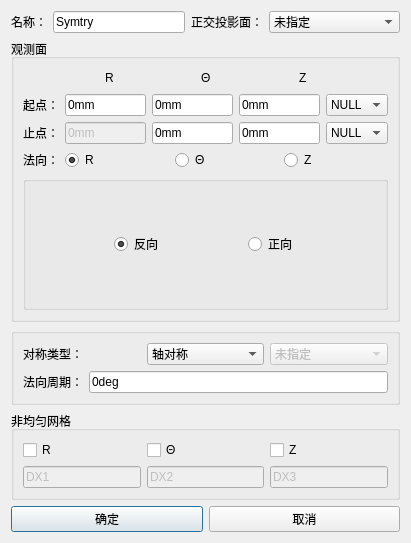
<?xml version="1.0" encoding="UTF-8"?>
<ui version="4.0">
 <class>Dialog_SymDlg</class>
 <widget class="QDialog" name="Dialog_SymDlg">
  <property name="windowModality">
   <enum>Qt::ApplicationModal</enum>
  </property>
  <property name="geometry">
   <rect>
    <x>0</x>
    <y>0</y>
    <width>411</width>
    <height>543</height>
   </rect>
  </property>
  <property name="minimumSize">
   <size>
    <width>0</width>
    <height>0</height>
   </size>
  </property>
  <property name="maximumSize">
   <size>
    <width>100000</width>
    <height>100000</height>
   </size>
  </property>
  <property name="windowTitle">
   <string>对称边界</string>
  </property>
  <layout class="QGridLayout" name="gridLayout">
   <item row="3" column="0">
    <widget class="QGroupBox" name="groupBox">
     <property name="title">
      <string>非均匀网格</string>
     </property>
     <layout class="QGridLayout" name="gridLayout_3">
      <item row="1" column="0">
       <layout class="QHBoxLayout" name="horizontalLayout_7">
        <item>
         <widget class="QLineEdit" name="LineEdit_DX1">
          <property name="enabled">
           <bool>false</bool>
          </property>
          <property name="text">
           <string>DX1</string>
          </property>
         </widget>
        </item>
        <item>
         <widget class="QLineEdit" name="LineEdit_DX2">
          <property name="enabled">
           <bool>false</bool>
          </property>
          <property name="text">
           <string>DX2</string>
          </property>
         </widget>
        </item>
        <item>
         <widget class="QLineEdit" name="LineEdit_DX3">
          <property name="enabled">
           <bool>false</bool>
          </property>
          <property name="text">
           <string>DX3</string>
          </property>
         </widget>
        </item>
       </layout>
      </item>
      <item row="0" column="0">
       <layout class="QHBoxLayout" name="horizontalLayout_6">
        <item>
         <widget class="QCheckBox" name="checkBox_x">
          <property name="text">
           <string>R</string>
          </property>
         </widget>
        </item>
        <item>
         <widget class="QCheckBox" name="checkBox_y">
          <property name="text">
           <string>Θ</string>
          </property>
         </widget>
        </item>
        <item>
         <widget class="QCheckBox" name="checkBox_z">
          <property name="text">
           <string>Z</string>
          </property>
         </widget>
        </item>
       </layout>
      </item>
     </layout>
    </widget>
   </item>
   <item row="0" column="0">
    <layout class="QHBoxLayout" name="horizontalLayout_5">
     <item>
      <widget class="QLabel" name="Label_Name">
       <property name="sizePolicy">
        <sizepolicy hsizetype="Fixed" vsizetype="Fixed">
         <horstretch>0</horstretch>
         <verstretch>0</verstretch>
        </sizepolicy>
       </property>
       <property name="text">
        <string>名称：</string>
       </property>
      </widget>
     </item>
     <item>
      <widget class="QLineEdit" name="LineEdit_Name">
       <property name="sizePolicy">
        <sizepolicy hsizetype="Preferred" vsizetype="Fixed">
         <horstretch>0</horstretch>
         <verstretch>0</verstretch>
        </sizepolicy>
       </property>
       <property name="maximumSize">
        <size>
         <width>16777215</width>
         <height>16777215</height>
        </size>
       </property>
       <property name="text">
        <string>Symtry</string>
       </property>
      </widget>
     </item>
     <item>
      <widget class="QLabel" name="Label_Shadow">
       <property name="sizePolicy">
        <sizepolicy hsizetype="Fixed" vsizetype="Preferred">
         <horstretch>0</horstretch>
         <verstretch>0</verstretch>
        </sizepolicy>
       </property>
       <property name="text">
        <string>正交投影面：</string>
       </property>
      </widget>
     </item>
     <item>
      <widget class="StyledComboBox" name="ComboBox_Shadow">
       <property name="enabled">
        <bool>true</bool>
       </property>
       <property name="sizePolicy">
        <sizepolicy hsizetype="Preferred" vsizetype="Fixed">
         <horstretch>0</horstretch>
         <verstretch>0</verstretch>
        </sizepolicy>
       </property>
       <property name="maximumSize">
        <size>
         <width>30000</width>
         <height>16777215</height>
        </size>
       </property>
       <property name="sizeIncrement">
        <size>
         <width>1</width>
         <height>0</height>
        </size>
       </property>
       <property name="editable">
        <bool>false</bool>
       </property>
       <item>
        <property name="text">
         <string>未指定</string>
        </property>
       </item>
      </widget>
     </item>
    </layout>
   </item>
   <item row="4" column="0">
    <layout class="QHBoxLayout" name="horizontalLayout_10">
     <item>
      <widget class="QPushButton" name="pb_ok">
       <property name="text">
        <string>确定</string>
       </property>
      </widget>
     </item>
     <item>
      <widget class="QPushButton" name="pb_cancel">
       <property name="text">
        <string>取消</string>
       </property>
      </widget>
     </item>
    </layout>
   </item>
   <item row="1" column="0">
    <widget class="QGroupBox" name="groupBox_Port">
     <property name="sizePolicy">
      <sizepolicy hsizetype="Preferred" vsizetype="Preferred">
       <horstretch>0</horstretch>
       <verstretch>0</verstretch>
      </sizepolicy>
     </property>
     <property name="title">
      <string>观测面</string>
     </property>
     <property name="flat">
      <bool>true</bool>
     </property>
     <layout class="QGridLayout" name="gridLayout_4">
      <item row="3" column="0">
       <layout class="QHBoxLayout" name="horizontalLayout_2">
        <item>
         <widget class="QLabel" name="label">
          <property name="sizePolicy">
           <sizepolicy hsizetype="Fixed" vsizetype="Preferred">
            <horstretch>0</horstretch>
            <verstretch>0</verstretch>
           </sizepolicy>
          </property>
          <property name="text">
           <string>法向：</string>
          </property>
         </widget>
        </item>
        <item>
         <widget class="QRadioButton" name="radioButton_x">
          <property name="text">
           <string>R</string>
          </property>
          <property name="checked">
           <bool>true</bool>
          </property>
         </widget>
        </item>
        <item>
         <widget class="QRadioButton" name="radioButton_y">
          <property name="text">
           <string>Θ</string>
          </property>
         </widget>
        </item>
        <item>
         <widget class="QRadioButton" name="radioButton_z">
          <property name="text">
           <string>Z</string>
          </property>
         </widget>
        </item>
       </layout>
      </item>
      <item row="2" column="0">
       <layout class="QHBoxLayout" name="horizontalLayout_end">
        <item>
         <widget class="QLabel" name="label_end">
          <property name="text">
           <string>止点：</string>
          </property>
         </widget>
        </item>
        <item>
         <widget class="QLineEdit" name="LineEdit_end_x">
          <property name="enabled">
           <bool>false</bool>
          </property>
          <property name="text">
           <string>0mm</string>
          </property>
         </widget>
        </item>
        <item>
         <widget class="QLineEdit" name="LineEdit_end_y">
          <property name="text">
           <string>0mm</string>
          </property>
         </widget>
        </item>
        <item>
         <widget class="QLineEdit" name="LineEdit_end_z">
          <property name="text">
           <string>0mm</string>
          </property>
         </widget>
        </item>
        <item>
         <widget class="StyledComboBox" name="ComboBox_end">
          <property name="sizePolicy">
           <sizepolicy hsizetype="Expanding" vsizetype="Fixed">
            <horstretch>0</horstretch>
            <verstretch>0</verstretch>
           </sizepolicy>
          </property>
          <item>
           <property name="text">
            <string>NULL</string>
           </property>
          </item>
         </widget>
        </item>
       </layout>
      </item>
      <item row="4" column="0">
       <widget class="QGroupBox" name="groupBox_2">
        <property name="sizePolicy">
         <sizepolicy hsizetype="Expanding" vsizetype="Expanding">
          <horstretch>0</horstretch>
          <verstretch>0</verstretch>
         </sizepolicy>
        </property>
        <property name="title">
         <string/>
        </property>
        <property name="flat">
         <bool>true</bool>
        </property>
        <layout class="QGridLayout" name="gridLayout_5">
         <item row="0" column="0">
          <layout class="QHBoxLayout" name="horizontalLayout_4">
           <item>
            <spacer name="horizontalSpacer">
             <property name="orientation">
              <enum>Qt::Horizontal</enum>
             </property>
             <property name="sizeHint" stdset="0">
              <size>
               <width>40</width>
               <height>20</height>
              </size>
             </property>
            </spacer>
           </item>
           <item>
            <widget class="QRadioButton" name="radioButton_opposite">
             <property name="text">
              <string>反向</string>
             </property>
             <property name="checked">
              <bool>true</bool>
             </property>
            </widget>
           </item>
           <item>
            <spacer name="horizontalSpacer_3">
             <property name="orientation">
              <enum>Qt::Horizontal</enum>
             </property>
             <property name="sizeHint" stdset="0">
              <size>
               <width>40</width>
               <height>20</height>
              </size>
             </property>
            </spacer>
           </item>
           <item>
            <widget class="QRadioButton" name="radioButton_forward">
             <property name="text">
              <string>正向</string>
             </property>
            </widget>
           </item>
           <item>
            <spacer name="horizontalSpacer_2">
             <property name="orientation">
              <enum>Qt::Horizontal</enum>
             </property>
             <property name="sizeHint" stdset="0">
              <size>
               <width>40</width>
               <height>20</height>
              </size>
             </property>
            </spacer>
           </item>
          </layout>
         </item>
        </layout>
       </widget>
      </item>
      <item row="1" column="0">
       <layout class="QHBoxLayout" name="horizontalLayout_start">
        <item>
         <widget class="QLabel" name="label_start">
          <property name="text">
           <string>起点：</string>
          </property>
         </widget>
        </item>
        <item>
         <widget class="QLineEdit" name="LineEdit_start_x">
          <property name="text">
           <string>0mm</string>
          </property>
         </widget>
        </item>
        <item>
         <widget class="QLineEdit" name="LineEdit_start_y">
          <property name="text">
           <string>0mm</string>
          </property>
         </widget>
        </item>
        <item>
         <widget class="QLineEdit" name="LineEdit_start_z">
          <property name="text">
           <string>0mm</string>
          </property>
         </widget>
        </item>
        <item>
         <widget class="StyledComboBox" name="ComboBox_start">
          <property name="sizePolicy">
           <sizepolicy hsizetype="Expanding" vsizetype="Fixed">
            <horstretch>0</horstretch>
            <verstretch>0</verstretch>
           </sizepolicy>
          </property>
          <item>
           <property name="text">
            <string>NULL</string>
           </property>
          </item>
         </widget>
        </item>
       </layout>
      </item>
      <item row="0" column="0">
       <layout class="QHBoxLayout" name="horizontalLayout_8">
        <item>
         <spacer name="horizontalSpacer_4">
          <property name="orientation">
           <enum>Qt::Horizontal</enum>
          </property>
          <property name="sizeHint" stdset="0">
           <size>
            <width>40</width>
            <height>20</height>
           </size>
          </property>
         </spacer>
        </item>
        <item>
         <widget class="QLabel" name="label_X">
          <property name="text">
           <string>R</string>
          </property>
         </widget>
        </item>
        <item>
         <spacer name="horizontalSpacer_5">
          <property name="orientation">
           <enum>Qt::Horizontal</enum>
          </property>
          <property name="sizeHint" stdset="0">
           <size>
            <width>40</width>
            <height>20</height>
           </size>
          </property>
         </spacer>
        </item>
        <item>
         <widget class="QLabel" name="label_Y">
          <property name="text">
           <string>Θ</string>
          </property>
         </widget>
        </item>
        <item>
         <spacer name="horizontalSpacer_6">
          <property name="orientation">
           <enum>Qt::Horizontal</enum>
          </property>
          <property name="sizeHint" stdset="0">
           <size>
            <width>40</width>
            <height>20</height>
           </size>
          </property>
         </spacer>
        </item>
        <item>
         <widget class="QLabel" name="label_Z">
          <property name="text">
           <string>Z</string>
          </property>
         </widget>
        </item>
        <item>
         <spacer name="horizontalSpacer_7">
          <property name="orientation">
           <enum>Qt::Horizontal</enum>
          </property>
          <property name="sizeHint" stdset="0">
           <size>
            <width>40</width>
            <height>20</height>
           </size>
          </property>
         </spacer>
        </item>
       </layout>
      </item>
     </layout>
    </widget>
   </item>
   <item row="2" column="0">
    <widget class="QGroupBox" name="groupBox_Port2">
     <property name="title">
      <string/>
     </property>
     <property name="flat">
      <bool>true</bool>
     </property>
     <layout class="QGridLayout" name="gridLayout_6">
      <item row="0" column="0">
       <layout class="QHBoxLayout" name="horizontalLayout_end_2">
        <item>
         <widget class="QLabel" name="label_end_2">
          <property name="text">
           <string>对称类型：</string>
          </property>
         </widget>
        </item>
        <item>
         <widget class="StyledComboBox" name="ComboBox_symmetric">
          <item>
           <property name="text">
            <string>轴对称</string>
           </property>
          </item>
          <item>
           <property name="text">
            <string>镜像对称</string>
           </property>
          </item>
          <item>
           <property name="text">
            <string>周期对称</string>
           </property>
          </item>
         </widget>
        </item>
        <item>
         <widget class="StyledComboBox" name="ComboBox_type">
          <property name="enabled">
           <bool>false</bool>
          </property>
          <item>
           <property name="text">
            <string>未指定</string>
           </property>
          </item>
         </widget>
        </item>
       </layout>
      </item>
      <item row="1" column="0">
       <layout class="QHBoxLayout" name="horizontalLayout_end_3">
        <item>
         <widget class="QLabel" name="label_6">
          <property name="text">
           <string>法向周期：</string>
          </property>
         </widget>
        </item>
        <item>
         <widget class="QLineEdit" name="LineEdit_Normal">
          <property name="text">
           <string>0deg</string>
          </property>
         </widget>
        </item>
       </layout>
      </item>
     </layout>
    </widget>
   </item>
  </layout>
 </widget>
 <customwidgets>
  <customwidget>
   <class>StyledComboBox</class>
   <extends>QComboBox</extends>
   <header>StyledComboBox.h</header>
  </customwidget>
 </customwidgets>
 <resources/>
 <connections/>
</ui>
